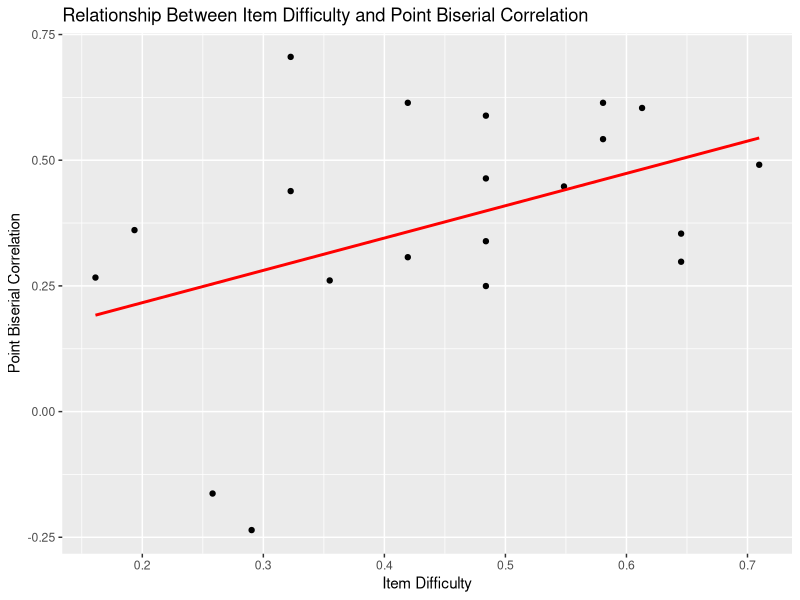
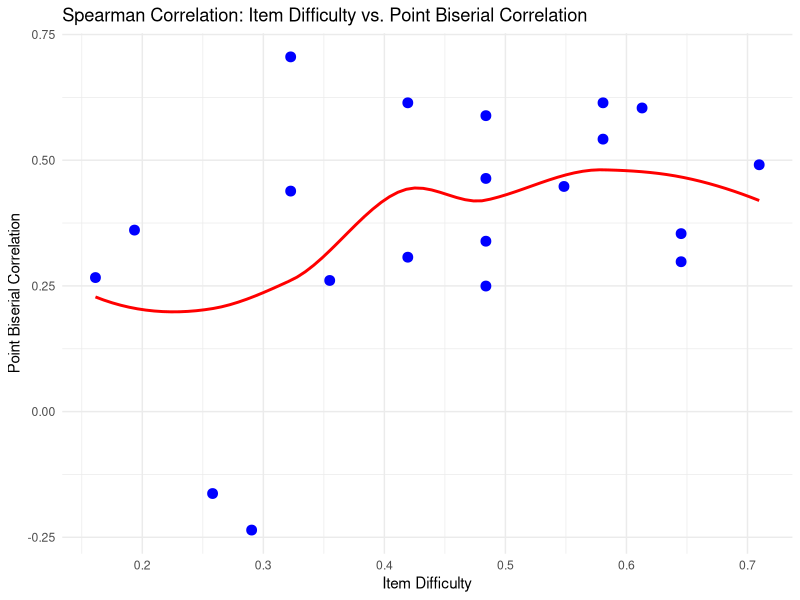

Write the R code that produced these figures, in order.
## ---- chunk 1
# Load necessary libraries
library(tidyverse)
library(psych)
library(ggplot2)

## ---- chunk 2
df <- readxl::read_xlsx("MAMS and Dental Combined for Analysis.xlsx")
## ---- chunk 3
df_students <- df[2:32, ]

head(df_students)
# Define the new column names for the questions
question_names <- paste0("Q", 1:20)  # Generates Q1, Q2, ..., Q20

# Rename only the question columns
colnames(df_students)[2:21] <- question_names

head(df_students)
## ---- chunk 4
# Compute item difficulty as the mean proportion of correct responses
item_difficulty <- df_students %>%
  summarise(across(Q1:Q20, ~ mean(as.numeric(.), na.rm = TRUE))) %>%
  pivot_longer(cols = everything(), names_to = "Item", values_to = "Item_Difficulty")

print(item_difficulty)
## ---- chunk 5
# Compute point biserial correlation for each question using Pearson correlation
point_biserial <- map_df(paste0("Q", 1:20), function(q) {
  cor_value <- cor.test(as.numeric(df_students[[q]]), as.numeric(df_students$`Total Score`), method = "pearson")$estimate
  tibble(Item = q, Point_Biserial_Correlation = cor_value)
})

print(point_biserial)
## ---- chunk 6
# Combine item difficulty and point biserial correlation data
combined_IDPB <- left_join(item_difficulty, point_biserial, by = "Item")

print(combined_IDPB)
## ---- chunk 7
correlation_result <- cor(combined_IDPB$Item_Difficulty, 
                          combined_IDPB$Point_Biserial_Correlation, 
                          use = "complete.obs")

print(paste("Pearson Correlation coef between Item Difficulty and Point Biserial Correlation:", round(correlation_result, 3)))
## ---- chunk 8
ggplot(combined_IDPB, aes(x = Item_Difficulty, y = Point_Biserial_Correlation)) +
  geom_point() +
  geom_smooth(method = "lm", se = FALSE, color = "red") +
  labs(title = "Relationship Between Item Difficulty and Point Biserial Correlation",
       x = "Item Difficulty",
       y = "Point Biserial Correlation")
## ---- chunk 9
spearman_corr <- cor(combined_IDPB$Item_Difficulty, 
                     combined_IDPB$Point_Biserial_Correlation, 
                     method = "spearman", use = "complete.obs")
print(paste("Spearman's Rank Correlation coef:", round(spearman_corr, 3)))
## ---- chunk 10
# Create Spearman correlation scatter plot with trend line
ggplot(combined_IDPB, aes(x = Item_Difficulty, y = Point_Biserial_Correlation)) +
  geom_point(color = "blue", size = 3) +  # Scatter points
  geom_smooth(method = "loess", se = FALSE, color = "red") +  # Nonlinear trend line
  labs(title = "Spearman Correlation: Item Difficulty vs. Point Biserial Correlation",
       x = "Item Difficulty",
       y = "Point Biserial Correlation") +
  theme_minimal()
## ---- chunk 11
kendall_corr <- cor(combined_IDPB$Item_Difficulty, 
                    combined_IDPB$Point_Biserial_Correlation, 
                     method = "kendall")

print(paste("Kendall Correlation coef:", round(kendall_corr, 3)))
## ---- chunk 12
shapiro.test(combined_IDPB$Item_Difficulty)

shapiro.test(combined_IDPB$Point_Biserial_Correlation)
